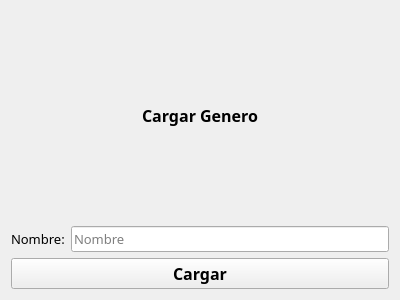
<?xml version="1.0" encoding="UTF-8"?>
<ui version="4.0">
 <class>Form</class>
 <widget class="QWidget" name="Form">
  <property name="geometry">
   <rect>
    <x>0</x>
    <y>0</y>
    <width>400</width>
    <height>300</height>
   </rect>
  </property>
  <property name="windowTitle">
   <string>Form</string>
  </property>
  <layout class="QGridLayout" name="gridLayout_2">
   <item row="0" column="0">
    <layout class="QVBoxLayout" name="verticalLayout">
     <item>
      <layout class="QGridLayout" name="gridLayout">
       <item row="0" column="0" colspan="2">
        <widget class="QLabel" name="label">
         <property name="font">
          <font>
           <family>Bell MT</family>
           <pointsize>12</pointsize>
           <weight>75</weight>
           <bold>true</bold>
          </font>
         </property>
         <property name="styleSheet">
          <string notr="true"/>
         </property>
         <property name="text">
          <string>Cargar Genero</string>
         </property>
         <property name="alignment">
          <set>Qt::AlignCenter</set>
         </property>
        </widget>
       </item>
       <item row="3" column="1">
        <widget class="QLineEdit" name="input_nombre_genero">
         <property name="font">
          <font>
           <family>Bell MT</family>
           <pointsize>10</pointsize>
          </font>
         </property>
         <property name="text">
          <string/>
         </property>
         <property name="placeholderText">
          <string>Nombre</string>
         </property>
        </widget>
       </item>
       <item row="3" column="0">
        <widget class="QLabel" name="label_nombre_genero">
         <property name="font">
          <font>
           <family>Bell MT</family>
           <pointsize>10</pointsize>
          </font>
         </property>
         <property name="text">
          <string>Nombre:</string>
         </property>
        </widget>
       </item>
      </layout>
     </item>
     <item>
      <widget class="QPushButton" name="boton_cargar_interprete">
       <property name="font">
        <font>
         <family>Bell MT</family>
         <pointsize>12</pointsize>
         <weight>75</weight>
         <bold>true</bold>
        </font>
       </property>
       <property name="cursor">
        <cursorShape>PointingHandCursor</cursorShape>
       </property>
       <property name="text">
        <string>Cargar</string>
       </property>
      </widget>
     </item>
    </layout>
   </item>
  </layout>
 </widget>
 <resources/>
 <connections/>
</ui>
